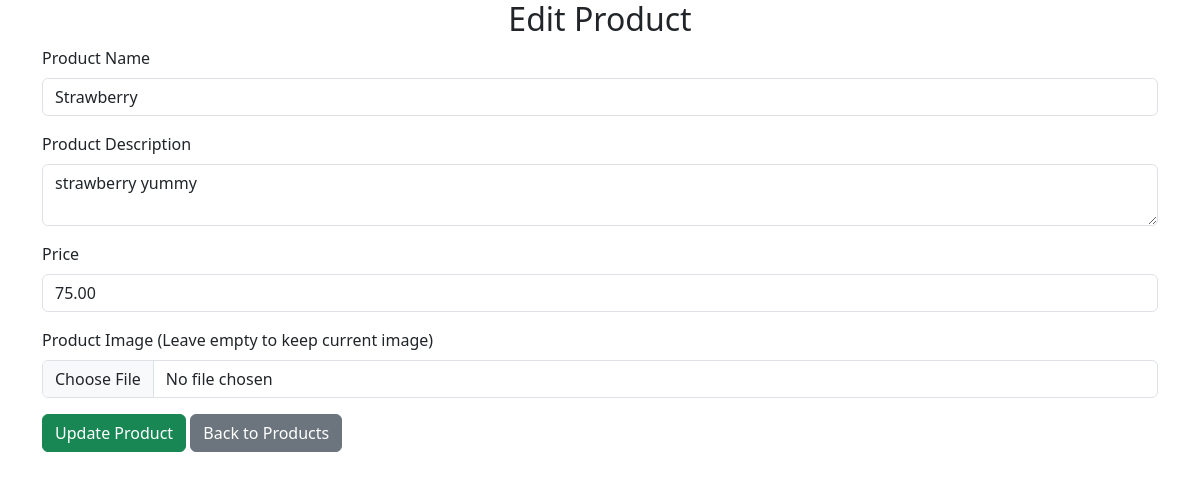
/edit_product.php?id=2 (signed in), run on the app's committed database.
### tables this page shows
CREATE TABLE `products` (
  `id` int(11) NOT NULL,
  `product_name` varchar(255) NOT NULL,
  `price` decimal(10,2) NOT NULL,
  `image` varchar(255) NOT NULL,
  `description` text NOT NULL
);

### edit_product.php (the view, shortened to what this page needs)
<?php
include('db.php');
if (isset($_GET['id'])) {
    $id = $_GET['id'];
    $sql = "SELECT * FROM products WHERE id = $id";
    $result = $conn->query($sql);
    $product = $result->fetch_assoc();
} else {
    header("Location: products.php");
    exit;
}
?>
<!DOCTYPE html>
<html lang="en">
<head>
    <link href="https://cdn.jsdelivr.net/npm/bootstrap@5.3.0/dist/css/bootstrap.min.css" rel="stylesheet">
</head>
<body>
<div class="container">
    <h2 class="text-center">Edit Product</h2>
    <form action="edit_product.php?id=<?php echo $product['id']; ?>" method="POST" enctype="multipart/form-data">
        <div class="mb-3">
            <label for="product_name" class="form-label">Product Name</label>
            <input type="text" class="form-control" id="product_name" name="product_name" value="<?php echo $product['product_name']; ?>" required>
        </div>
        <div class="mb-3">
            <label for="description" class="form-label">Product Description</label>
            <textarea class="form-control" id="description" name="description" required><?php echo $product['description']; ?></textarea>
        </div>
        <div class="mb-3">
            <label for="price" class="form-label">Price</label>
            <input type="number" class="form-control" id="price" name="price" value="<?php echo $product['price']; ?>" required>
        </div>
        <div class="mb-3">
            <label for="image" class="form-label">Product Image (Leave empty to keep current image)</label>
            <input type="file" class="form-control" id="image" name="image">
        </div>
        <button type="submit" class="btn btn-success">Update Product</button>
        <a href="products.php" class="btn btn-secondary">Back to Products</a>
    </form>
</div>
</body>
</html>

### data on the page
products: product_name "Strawberry", description "strawberry yummy", price "75.00"
